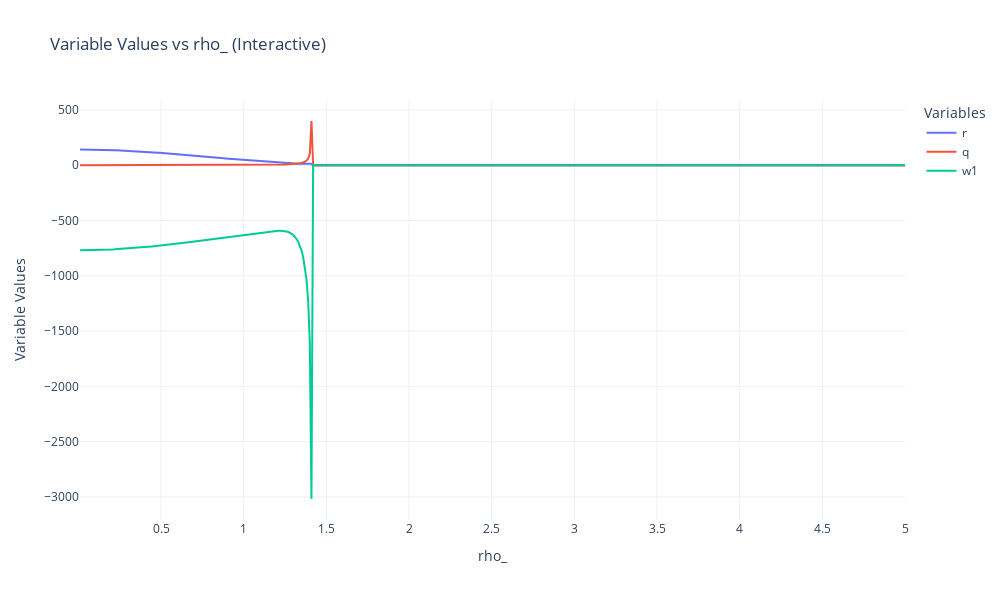

The cell this chart's notebook holds for it:
### Code cell
plot_equilibrium_equations_interactive(columns=['r', 'q', 'w1'])
# plot_equilibrium_equations_interactive(columns=['r', 'w1'])

### Figure 1 — Plotly figure (JSON) as saved in the notebook; plotly's stock layout.template omitted (floating-point values rounded to 4 significant figures; data arrays with more than 128 entries replaced by an {"elided": "..."} marker saying what was removed)
{"data": [{"hovertemplate": "r: %{y:.4f} <br> rho_: %{x:.2f}<extra></extra>", "mode": "lines", "name": "r", "type": "scatter", "x": {"elided": "500 float values"}, "y": {"elided": "500 float values"}}, {"hovertemplate": "q: %{y:.4f} <br> rho_: %{x:.2f}<extra></extra>", "mode": "lines", "name": "q", "type": "scatter", "x": {"elided": "500 float values"}, "y": {"elided": "500 float values"}}, {"hovertemplate": "w1: %{y:.4f} <br> rho_: %{x:.2f}<extra></extra>", "mode": "lines", "name": "w1", "type": "scatter", "x": {"elided": "500 float values"}, "y": {"elided": "500 float values"}}], "layout": {"height": 600, "legend": {"title": {"text": "Variables"}}, "title": {"text": "Variable Values vs rho_ (Interactive)"}, "width": 1000, "xaxis": {"title": {"text": "rho_"}}, "yaxis": {"title": {"text": "Variable Values"}}}}
